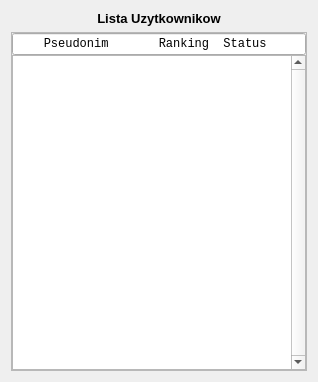
<?xml version="1.0" encoding="UTF-8"?>
<ui version="4.0">
 <class>ListaUzytkownikow</class>
 <widget class="QWidget" name="ListaUzytkownikow">
  <property name="geometry">
   <rect>
    <x>0</x>
    <y>0</y>
    <width>318</width>
    <height>382</height>
   </rect>
  </property>
  <property name="windowTitle">
   <string>Form</string>
  </property>
  <layout class="QGridLayout" name="gridLayout">
   <item row="3" column="0" colspan="2">
    <widget class="QFrame" name="frameLista">
     <property name="minimumSize">
      <size>
       <width>0</width>
       <height>20</height>
      </size>
     </property>
     <property name="frameShape">
      <enum>QFrame::StyledPanel</enum>
     </property>
     <property name="frameShadow">
      <enum>QFrame::Raised</enum>
     </property>
     <layout class="QVBoxLayout" name="verticalLayout">
      <property name="spacing">
       <number>0</number>
      </property>
      <property name="leftMargin">
       <number>0</number>
      </property>
      <property name="topMargin">
       <number>0</number>
      </property>
      <property name="rightMargin">
       <number>0</number>
      </property>
      <property name="bottomMargin">
       <number>0</number>
      </property>
      <item>
       <widget class="QLineEdit" name="naglowek">
        <property name="font">
         <font>
          <family>Consolas</family>
          <pointsize>9</pointsize>
         </font>
        </property>
        <property name="cursor">
         <cursorShape>ArrowCursor</cursorShape>
        </property>
        <property name="text">
         <string>    Pseudonim       Ranking  Status</string>
        </property>
        <property name="frame">
         <bool>true</bool>
        </property>
        <property name="readOnly">
         <bool>true</bool>
        </property>
       </widget>
      </item>
      <item>
       <widget class="QListWidget" name="lista">
        <property name="font">
         <font>
          <family>Consolas</family>
          <kerning>true</kerning>
         </font>
        </property>
        <property name="contextMenuPolicy">
         <enum>Qt::CustomContextMenu</enum>
        </property>
        <property name="frameShape">
         <enum>QFrame::StyledPanel</enum>
        </property>
        <property name="frameShadow">
         <enum>QFrame::Plain</enum>
        </property>
        <property name="lineWidth">
         <number>3</number>
        </property>
        <property name="midLineWidth">
         <number>6</number>
        </property>
        <property name="verticalScrollBarPolicy">
         <enum>Qt::ScrollBarAlwaysOn</enum>
        </property>
        <property name="horizontalScrollBarPolicy">
         <enum>Qt::ScrollBarAlwaysOff</enum>
        </property>
        <property name="editTriggers">
         <set>QAbstractItemView::NoEditTriggers</set>
        </property>
        <property name="tabKeyNavigation">
         <bool>true</bool>
        </property>
        <property name="showDropIndicator" stdset="0">
         <bool>false</bool>
        </property>
        <property name="dragDropOverwriteMode">
         <bool>true</bool>
        </property>
        <property name="alternatingRowColors">
         <bool>false</bool>
        </property>
        <property name="selectionMode">
         <enum>QAbstractItemView::SingleSelection</enum>
        </property>
        <property name="selectionBehavior">
         <enum>QAbstractItemView::SelectRows</enum>
        </property>
       </widget>
      </item>
     </layout>
    </widget>
   </item>
   <item row="2" column="0" colspan="2">
    <widget class="QLabel" name="label">
     <property name="font">
      <font>
       <pointsize>10</pointsize>
       <weight>75</weight>
       <italic>false</italic>
       <bold>true</bold>
      </font>
     </property>
     <property name="text">
      <string>Lista Uzytkownikow</string>
     </property>
     <property name="alignment">
      <set>Qt::AlignCenter</set>
     </property>
    </widget>
   </item>
  </layout>
  <zorder>frameLista</zorder>
  <zorder>label</zorder>
 </widget>
 <resources/>
 <connections>
  <connection>
   <sender>lista</sender>
   <signal>itemDoubleClicked(QListWidgetItem*)</signal>
   <receiver>ListaUzytkownikow</receiver>
   <slot>zaprosGracza(QListWidgetItem*)</slot>
   <hints>
    <hint type="sourcelabel">
     <x>43</x>
     <y>95</y>
    </hint>
    <hint type="destinationlabel">
     <x>4</x>
     <y>100</y>
    </hint>
   </hints>
  </connection>
 </connections>
 <slots>
  <slot>uztkownikWybrany(QModelIndex)</slot>
  <slot>podwojneKlikniecie(QModelIndex)</slot>
  <slot>zaprosGracza(QListWidgetItem*)</slot>
  <slot>odswiez()</slot>
 </slots>
</ui>
